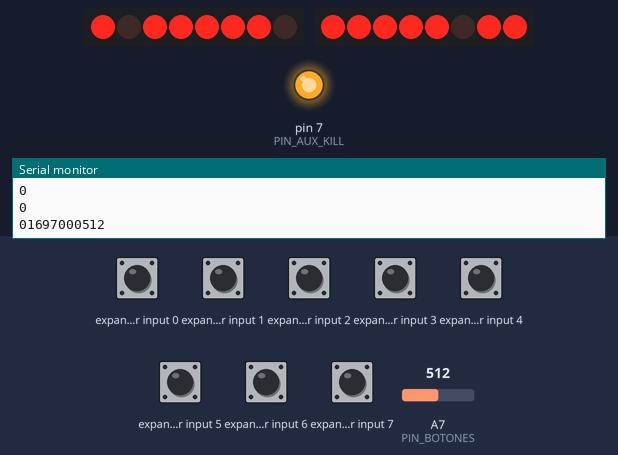
Recording of a sketch running on a simulated Arduino Nano, built with avr-gcc and run on an emulated ATmega328P. On the bench: 2 × 8 port-expander outputs drawn as a row of LEDs (first output left, lit = HIGH), output pins drawn as LEDs (lit = HIGH), the last lines printed to the serial monitor. Wiring (inferred from the names in the program): I2C bus: SDA pin 4; SCL pin 5; PCF8574 port expander at I2C address 0x20; PCF8574 port expander at I2C address 0x3E. Wiring (inferred from the signals the program sends): 2 × row of LEDs: on Q0, Q1, Q2, Q3, Q4, Q5, Q6, Q7 / on Q0, Q1, Q2, Q3, Q4, Q5, Q6, Q7. The test bench sets the inputs (shaded band); at power-on: expander input 0–7 HIGH, A7 (PIN_BOTONES) = 512. Pins used as bus, display or sensor lines are not drawn.

Above: at 2.89 s.
2.9 s: A7 (PIN_BOTONES) set to 716
At 3.11 s:
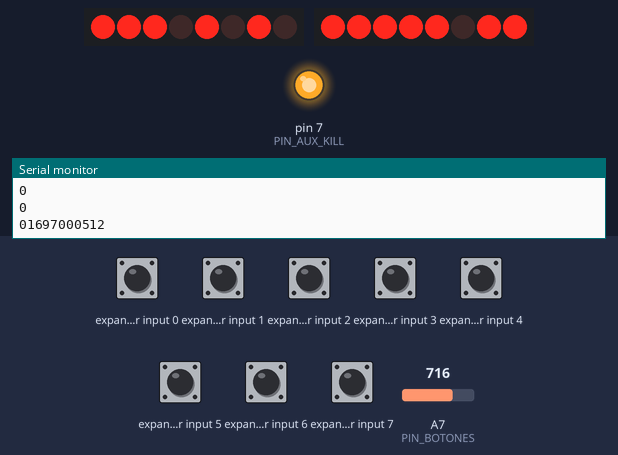
4.6 s: A7 (PIN_BOTONES) set to 708
At 4.6 s:
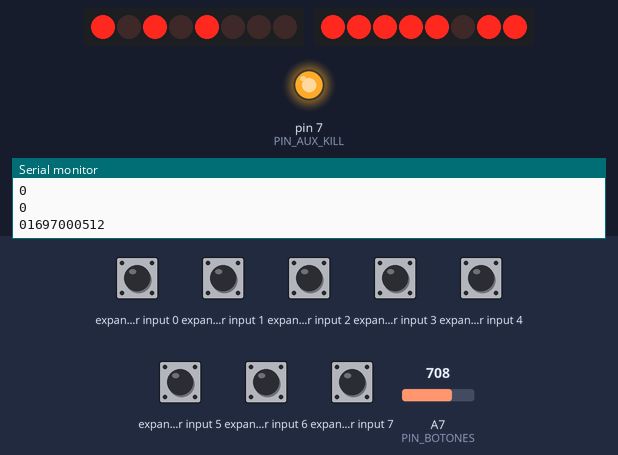
At 6.13 s:
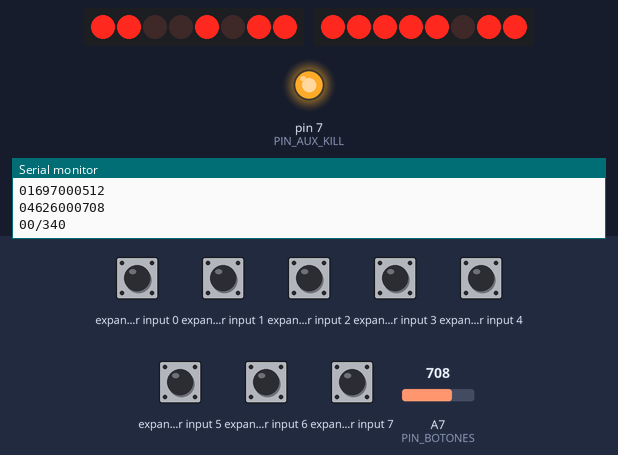
6.4 s: A7 (PIN_BOTONES) set to 724
At 6.63 s:
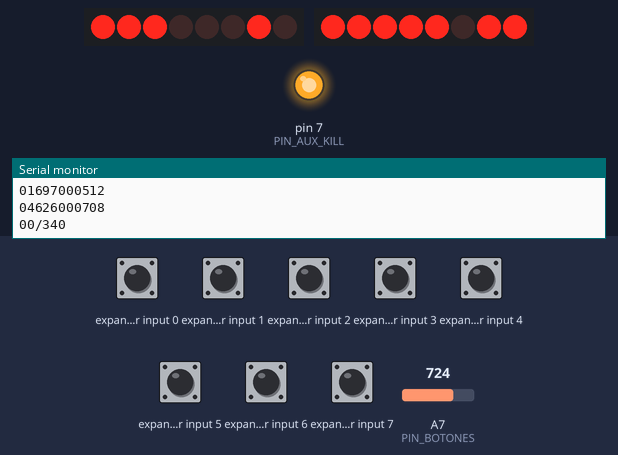
8.2 s: expander input 2 pulled LOW for 0.15 s
8.9 s: expander input 1 pulled LOW for 0.15 s
9.6 s: expander input 4 pulled LOW for 0.15 s
Timing chart, 0 to 12.9 s (numbered marks = the images above; inputs shaded):
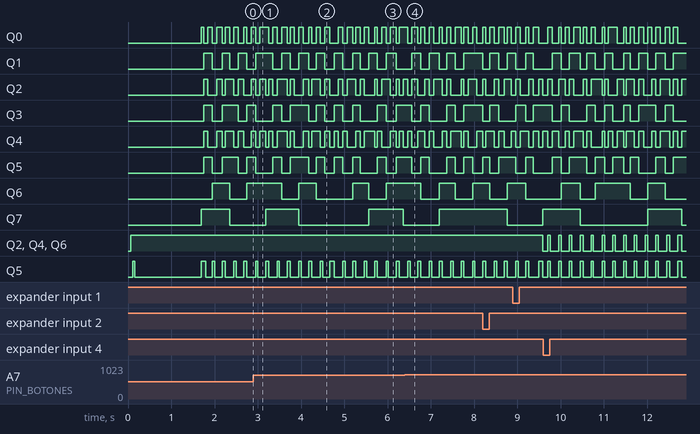

The sketch:

ISLA_AUX_PANEL.ino
```cpp
// (licence header left out)
#include "config_panel.h"
#include "i2c_sw.h"
#include "lcd.h"
#include "botonera.h"
#include "enlace_aux.h"
#include "perfiles_bateria.h"

constexpr uint16_t REFRESCO_MS = 250;

enum Vista : uint8_t { V_INVERSOR, V_BATERIA, V_TEMPERATURA, V_CRITICO, V_SETUP, V_FALLA };
constexpr uint8_t VISTAS_NORMALES = 4;
static Vista vista = V_INVERSOR;
static uint8_t itemSetup = 0;
static bool luzEncendida = true;
constexpr uint8_t ITEMS_SETUP = 4;
enum ItemSetup : uint8_t { I_FRECUENCIA, I_BATERIA, I_LUZ, I_A7 };

// Cambio de tecnología de batería (SETUP 2/4):
//   B4 corto        -> escoger (B2/B3 recorren PLOMO / LFP15 / LFP16)
//   B4 sostenido 3 s-> confirmar: se manda al CRÍTICO por I2C
//   B1              -> cancelar
// El CRÍTICO decide: lo acepta (y lo guarda en su EEPROM) o lo rechaza si el
// voltaje medido no cabe en esa tecnología. Aquí sólo se muestra el resultado.
enum PasoBat : uint8_t { BAT_VIENDO, BAT_ESCOGIENDO, BAT_ESPERANDO, BAT_RESULTADO };
static PasoBat pasoBat = BAT_VIENDO;
static uint8_t candidato = PERFIL_LFP16;
static uint8_t seqPerfil = 0;
static uint32_t tPerfil = 0;
static const char *resultadoBat = "";
constexpr uint16_t MS_ESPERA_RESPUESTA = 2000;   // sin eco en 2 s: SIN RESPUESTA
constexpr uint16_t MS_ASENTAR = 500;             // tras el eco, 0.5 s para que la foto traiga el perfil nuevo

static char fila[17];

#if SIMULIDE
// Misma conversión que bateria.cpp del CRÍTICO (divisor 68k + 68k + 10k):
// 1023 cuentas = 73.0 V = 730 décimas. Promedio de 8 lecturas.
static uint16_t bateriaSimulide() {
  uint16_t suma = 0;
  for (uint8_t i = 0; i < 8; i++) suma += analogRead(PIN_BAT_SIMULIDE);
  const uint16_t c = (suma + 4) / 8;
  return (uint16_t)(((uint32_t)c * 730 + 511) / 1023);
}
#endif

static void dibujar() {
  // Datos de muestra que cambian poco a poco (sin float).
  const uint16_t s = (millis() / 1000) % 20;
  const uint16_t vInv = 1265 + (s % 5);           // décimas de V
  const uint16_t iAc  = 50 + s;                   // décimas de A
  const uint16_t pot  = (uint32_t)vInv * iAc / 100;
  FotoCritico foto;
  const bool hayFoto = enlace_aux_foto(&foto);
  char frec[4] = "--";
  if (hayFoto) snprintf(frec, sizeof frec, "%u", foto.frecuenciaHz);
  // Batería: del CRÍTICO por el enlace (o de A3 del AUX en SimulIDE).
  char bat[8] = "--.-";
#if SIMULIDE
  const uint16_t vBat = bateriaSimulide();
  snprintf(bat, sizeof bat, "%u.%u", vBat / 10, vBat % 10);
#else
  if (hayFoto) snprintf(bat, sizeof bat, "%u.%u", foto.bateriaDv / 10, foto.bateriaDv % 10);
#endif
  switch (vista) {
    case V_INVERSOR:
      snprintf(fila, sizeof fila, "INV %3uV  %s.0Hz", vInv / 10, frec); lcd_fila(0, fila);
      snprintf(fila, sizeof fila, "%u.%uA  %uW  CASA", iAc / 10, iAc % 10, pot);         lcd_fila(1, fila);
      break;
    case V_BATERIA:
      // Tecnología activa (del CRÍTICO); el SOC vendrá del BMS (pendiente).
      snprintf(fila, sizeof fila, "BAT %sV %s", bat, hayFoto ? perfil_nombre(foto.perfilBateria) : "-----");
      lcd_fila(0, fila);
      // Renglón 2: estado de la batería que decide el CRÍTICO (config_bateria.h).
      // En SimulIDE no llega (sin enlace): se deja el dato de muestra.
      if (!hayFoto || foto.estadoBateria == 0) lcd_fila(1, "CARGA  +8.0A");   // muestra
      else if (foto.estadoBateria == 1)       lcd_fila(1, "AVISO BAT BAJA");
      else if (foto.estadoBateria == 2)       lcd_fila(1, "CORTE BAT BAJA");
      else if (foto.estadoBateria == 3)       lcd_fila(1, "CORTE BAT ALTA");
      else                                    lcd_fila(1, "FALLA DIVISOR");
      break;
    case V_TEMPERATURA:
      snprintf(fila, sizeof fila, "T %uC  15V OK", 42 + s % 2); lcd_fila(0, fila);
      lcd_fila(1, "RED 125V  TN");
      break;
    case V_CRITICO:
      if (!hayFoto) {
        lcd_fila(0, "CRITICO 0x20");
        const EstadoEnlace e = enlace_aux_estado();
        lcd_fila(1, e == ENLACE_NUNCA ? "esperando..." : e == ENLACE_CONGELADO ? "CONGELADO" : "SIN ENLACE");
      } else {
        snprintf(fila, sizeof fila, "SPWM %s %sHz", foto.detenidoPorP9 ? "STOP P9" : foto.spwmActiva ? "ON" : "OFF", frec);
        lcd_fila(0, fila);
        snprintf(fila, sizeof fila, "DT %s P9 %4u", foto.dtCuentas == 8 ? "500n" : "1us ", foto.adcP9);
        lcd_fila(1, fila);
      }
      break;
    case V_SETUP:
      snprintf(fila, sizeof fila, "SETUP %u/%u", itemSetup + 1, ITEMS_SETUP); lcd_fila(0, fila);
      if (itemSetup == I_FRECUENCIA) {
        snprintf(fila, sizeof fila, "Frec %sHz script", frec);
      } else if (itemSetup == I_BATERIA) {
        if (pasoBat == BAT_ESCOGIENDO) {
          // Renglón 1: candidato y cómo confirmar; renglón 2: sus voltajes clave.
          const LimitesBateria &l = LIMITES_BATERIA[candidato];
          snprintf(fila, sizeof fila, "> %s  OK=3s", perfil_nombre(candidato)); lcd_fila(0, fila);
          snprintf(fila, sizeof fila, "C%u.%u A%u.%u", l.corte / 10, l.corte % 10, l.alto / 10, l.alto % 10);
        } else if (pasoBat == BAT_ESPERANDO) {
          snprintf(fila, sizeof fila, "Bat: %s", perfil_nombre(candidato)); lcd_fila(0, fila);
          snprintf(fila, sizeof fila, "APLICANDO...");
        } else if (pasoBat == BAT_RESULTADO) {
          snprintf(fila, sizeof fila, "Bat: %s", perfil_nombre(candidato)); lcd_fila(0, fila);
          snprintf(fila, sizeof fila, "%s", resultadoBat);
        } else {
          snprintf(fila, sizeof fila, "Bat: %s  OK", hayFoto ? perfil_nombre(foto.perfilBateria) : "-----");
        }
      } else if (itemSetup == I_LUZ) {
        snprintf(fila, sizeof fila, "Luz fondo: %s", luzEncendida ? "SI" : "NO");
      } else {
        snprintf(fila, sizeof fila, "A7 = %4u cuent", botonera_adc());
      }
      lcd_fila(1, fila);
      break;
    case V_FALLA:
      lcd_fila(0, "FALLA BOTONERA");
      snprintf(fila, sizeof fila, "A7=%u corto GND", botonera_adc()); lcd_fila(1, fila);
      break;
  }
}

static void reporteEvento(const __FlashStringHelper *nombre) {
  Serial.print(F("[")); Serial.print(millis()); Serial.print(F(" ms] "));
  Serial.print(nombre); Serial.print(F("   A7 = ")); Serial.println(botonera_adc());
}

static void atender(EventoBoton e) {
  switch (e) {
    case EV_ATRAS:  reporteEvento(F("B1 ATRAS"));
      if (vista == V_SETUP && pasoBat == BAT_ESCOGIENDO) { pasoBat = BAT_VIENDO; Serial.println(F("Cambio de bateria CANCELADO")); }
      else if (vista == V_SETUP || vista == V_FALLA) { vista = V_INVERSOR; pasoBat = BAT_VIENDO; }
      break;
    case EV_ARRIBA: reporteEvento(F("B2 ARRIBA"));
      if (vista == V_SETUP && pasoBat == BAT_ESCOGIENDO) candidato = (candidato + PERFILES - 1) % PERFILES;
      else if (vista == V_SETUP) { itemSetup = (itemSetup + ITEMS_SETUP - 1) % ITEMS_SETUP; pasoBat = BAT_VIENDO; }
      else if (vista < VISTAS_NORMALES) vista = (Vista)((vista + VISTAS_NORMALES - 1) % VISTAS_NORMALES);
      break;
    case EV_ABAJO:  reporteEvento(F("B3 ABAJO"));
      if (vista == V_SETUP && pasoBat == BAT_ESCOGIENDO) candidato = (candidato + 1) % PERFILES;
      else if (vista == V_SETUP) { itemSetup = (itemSetup + 1) % ITEMS_SETUP; pasoBat = BAT_VIENDO; }
      else if (vista < VISTAS_NORMALES) vista = (Vista)((vista + 1) % VISTAS_NORMALES);
      break;
    case EV_OK:     reporteEvento(F("B4 OK"));
      if (vista == V_SETUP && itemSetup == I_LUZ) { luzEncendida = !luzEncendida; lcd_luz(luzEncendida); }
      else if (vista == V_SETUP && itemSetup == I_BATERIA && pasoBat != BAT_ESCOGIENDO && pasoBat != BAT_ESPERANDO) {
        FotoCritico f;
        if (enlace_aux_foto(&f)) candidato = f.perfilBateria;   // empieza en la activa
        pasoBat = BAT_ESCOGIENDO;
      }
      break;
    case EV_SETUP:
      if (vista == V_SETUP && itemSetup == I_BATERIA && pasoBat == BAT_ESCOGIENDO) {
        reporteEvento(F("B4 sostenido 3 s -> CONFIRMA bateria"));
        seqPerfil = enlace_aux_pedir_perfil(candidato);
        tPerfil = millis();
        pasoBat = BAT_ESPERANDO;
        Serial.print(F("Pidiendo al CRITICO bateria ")); Serial.println(perfil_nombre(candidato));
        break;
      }
      reporteEvento(F("B4 sostenido 3 s -> SETUP"));
      vista = V_SETUP; itemSetup = 0; pasoBat = BAT_VIENDO;
      break;
    case EV_FALLA:  reporteEvento(F("FALLA: A7 en corto a GND"));
      vista = V_FALLA;
      break;
    default: return;
  }
  dibujar();                          // respuesta inmediata al botón
}

void setup() {
  pinMode(PIN_AUX_KILL, OUTPUT); digitalWrite(PIN_AUX_KILL, HIGH);   // no matar al CRÍTICO
  pinMode(PIN_CS_CAN, OUTPUT);   digitalWrite(PIN_CS_CAN, HIGH);     // CAN deseleccionado
  Serial.begin(115200);
  Serial.println(F("=== Isla del Sol - AUX - prueba de panel 16x2 + botonera ==="));
  Serial.print(F("LCD_TIPO = ")); Serial.print(LCD_TIPO); Serial.print(F(" -> "));
  Serial.print(lcd_nombre()); Serial.print(F(" en 0x")); Serial.println(lcd_direccion(), HEX);
  Serial.println(F("Bus: SDA_LCD = D4, SCL_LCD = D5 (I2C por software)"));
  Serial.println(F("Enlace: A4/A5 (Wire, maestro) -> CRITICO 0x20, 100 kHz"));
  enlace_aux_iniciar();

  const bool ok = lcd_iniciar();
  Serial.println(ok ? F("Pantalla contesta (ACK). OK.")
                    : F("SIN ACK: revisa LCD_TIPO, direccion (0x27/0x3F/0x3E), D4/D5 y pull-ups."));
  lcd_fila(0, "ISLA DEL SOL");
  snprintf(fila, sizeof fila, "AUX panel  T=%u", LCD_TIPO); lcd_fila(1, fila);
  delay(1500);
  dibujar();
}

// Espera la respuesta del CRÍTICO al cambio de tecnología.
static void vigilarCambioBateria() {
  if (pasoBat != BAT_ESPERANDO) return;
  FotoCritico f;
  const bool hay = enlace_aux_foto(&f);
  if (hay && f.eco == seqPerfil && millis() - tPerfil >= MS_ASENTAR) {
    if (f.perfilBateria == candidato && !f.perfilRechazado) resultadoBat = "ACEPTADO";
    else                                                    resultadoBat = "RECHAZADO V/BAT";
  } else if (millis() - tPerfil >= MS_ESPERA_RESPUESTA) {
    resultadoBat = "SIN RESPUESTA";
  } else return;
  pasoBat = BAT_RESULTADO;
  Serial.print(F("Cambio de bateria: ")); Serial.println(resultadoBat);
  dibujar();
}

void loop() {
  atender(botonera_evento());
  vigilarCambioBateria();
  if (enlace_aux_atender()) {
    Serial.print(F(">>> [")); Serial.print(millis()); Serial.print(F(" ms] "));
    Serial.println(enlace_aux_texto(enlace_aux_estado()));
  }
  // Resumen del enlace cada 5 s.
  static uint32_t tResumen = 0;
  if (millis() - tResumen >= 5000) {
    tResumen = millis();
    FotoCritico p;
    Serial.print(F("Enlace: tramas ")); Serial.print(enlace_aux_tramas_ok());
    Serial.print('/'); Serial.print(enlace_aux_tramas_total());
    if (enlace_aux_foto(&p)) {
      Serial.print(F(" | SPWM ")); Serial.print(p.spwmActiva ? F("activa") : F("detenida"));
      if (p.detenidoPorP9) Serial.print(F(" POR P9"));
      Serial.print(F(" | ")); Serial.print(p.frecuenciaHz); Serial.print(F(" Hz | DT "));
      Serial.print(p.dtCuentas == 8 ? F("500 ns") : F("1 us"));
      Serial.print(F(" | P9 ")); Serial.print(p.adcP9);
      Serial.print(F(" | ciclos ")); Serial.print(p.ciclos);
      Serial.print(F(" | BAT ")); Serial.print(p.bateriaDv / 10); Serial.print('.');
      Serial.print(p.bateriaDv % 10); Serial.print(F(" V | seq ")); Serial.println(p.seq);
    } else Serial.println(F(" | sin foto valida"));
#if SIMULIDE
    const uint16_t v = bateriaSimulide();
    Serial.print(F("SIMULIDE: BAT en A3 del AUX = ")); Serial.print(v / 10); Serial.print('.');
    Serial.print(v % 10); Serial.println(F(" V (copia del divisor, no viene del CRITICO)"));
#endif
  }
  static uint32_t t = 0;
  if (millis() - t >= REFRESCO_MS) { t = millis(); dibujar(); }
  // Si la pantalla se desconecta y vuelve, se reinicia sola (cada 2 s pregunta).
  static uint32_t tRevisa = 0;
  static bool presente = true;
  if (millis() - tRevisa >= 2000) {
    tRevisa = millis();
    const bool ahora = i2c_sw_hay_equipo(lcd_direccion());
    if (ahora && !presente) { Serial.println(F("Pantalla de vuelta: reiniciando")); lcd_iniciar(); lcd_luz(luzEncendida); }
    if (!ahora && presente) { Serial.println(F("Pantalla perdida (sin ACK)")); i2c_sw_recuperar(); }
    presente = ahora;
  }
}
```

botonera.cpp
```cpp
/*
 *  botonera.cpp  -  Isla del Sol, AUX: botonera en A7 (ver botonera.h)
 *  Licencia: MIT. Escrito desde cero.
 */
#include <Arduino.h>
#include "config_panel.h"
#include "botonera.h"

static uint16_t adc = 1023;

Boton botonera_clasificar(uint16_t a) {
  if (a < BOT_UMBRAL_FALLA) return BOT_FALLA;
  if (a < BOT_UMBRAL_B1)    return BOT_ATRAS;
  if (a < BOT_UMBRAL_B2)    return BOT_ARRIBA;
  if (a < BOT_UMBRAL_B3)    return BOT_ABAJO;
  if (a < BOT_UMBRAL_B4)    return BOT_OK;
  return BOT_NINGUNO;
}

EventoBoton botonera_evento() {
  static uint32_t tLectura = 0, tOk = 0;
  static Boton candidato = BOT_NINGUNO, estable = BOT_NINGUNO;
  static uint8_t iguales = 0;
  static bool setupDado = false;

  if (millis() - tLectura < BOT_PERIODO_MS) {
    // Entre lecturas sólo se vigila el sostenido de OK.
    if (estable == BOT_OK && !setupDado && millis() - tOk >= BOT_SETUP_MS) { setupDado = true; return EV_SETUP; }
    return EV_NADA;
  }
  tLectura = millis();
  adc = analogRead(PIN_BOTONES);
  const Boton b = botonera_clasificar(adc);
  if (b != candidato) { candidato = b; iguales = 1; return EV_NADA; }
  if (iguales < BOT_LECTURAS_IGUALES) iguales++;
  if (iguales < BOT_LECTURAS_IGUALES || b == estable) return EV_NADA;

  // Cambio confirmado de estable -> b
  const Boton antes = estable;
  estable = b;
  if (antes == BOT_OK && !setupDado) return EV_OK;   // OK corto: al soltar
  switch (b) {
    case BOT_ATRAS:  return EV_ATRAS;
    case BOT_ARRIBA: return EV_ARRIBA;
    case BOT_ABAJO:  return EV_ABAJO;
    case BOT_OK:     tOk = millis(); setupDado = false; return EV_NADA;
    case BOT_FALLA:  return EV_FALLA;
    default:         return EV_NADA;
  }
}

uint16_t botonera_adc() { return adc; }
```

botonera.h
```cpp
// (licence header left out)
#pragma once
#include <stdint.h>

constexpr uint16_t BOT_UMBRAL_FALLA = 102;
constexpr uint16_t BOT_UMBRAL_B1    = 307;
constexpr uint16_t BOT_UMBRAL_B2    = 512;
constexpr uint16_t BOT_UMBRAL_B3    = 716;
constexpr uint16_t BOT_UMBRAL_B4    = 921;
constexpr uint8_t  BOT_LECTURAS_IGUALES = 3;
constexpr uint8_t  BOT_PERIODO_MS       = 10;
constexpr uint16_t BOT_SETUP_MS         = 3000;

enum Boton : uint8_t { BOT_NINGUNO, BOT_ATRAS, BOT_ARRIBA, BOT_ABAJO, BOT_OK, BOT_FALLA };

// Eventos que entrega botonera_evento() (uno por llamada).
enum EventoBoton : uint8_t {
  EV_NADA, EV_ATRAS, EV_ARRIBA, EV_ABAJO,
  EV_OK,      // B4 soltado antes de 3 s
  EV_SETUP,   // B4 sostenido 3 s (se da una sola vez, sin esperar a soltar)
  EV_FALLA    // A7 < 102: corto a GND en el cable del panel
};

Boton botonera_clasificar(uint16_t adc);   // función pura
EventoBoton botonera_evento();            // llamar seguido desde loop()
uint16_t botonera_adc();                  // última lectura cruda de A7
```

enlace_aux.h
```cpp
// (licence header left out)
#pragma once
#include <stdint.h>

enum EstadoEnlace : uint8_t { ENLACE_NUNCA, ENLACE_OK, ENLACE_PERDIDO, ENLACE_CONGELADO };

// Lo que el panel necesita de la foto del CRÍTICO (ya decodificado).
struct FotoCritico {
  bool     spwmActiva;
  bool     detenidoPorP9;
  uint8_t  frecuenciaHz;   // 50 o 60
  uint8_t  estadoP9;       // EstadoP9 del CRÍTICO (0..5)
  uint8_t  dtCuentas;      // 8 = 500 ns, 16 = 1 µs
  uint16_t ciclos;
  uint16_t adcP9;
  uint16_t amplitudMax;
  uint16_t bateriaDv;      // batería en décimas de V (protocolo v2)
  uint8_t  estadoBateria;  // 0 normal, 1 aviso, 2 corte bajo, 3 corte alto, 4 fuera de rango
  uint8_t  seq;
  uint8_t  eco;            // secuencia del último comando que el CRÍTICO aceptó
  uint8_t  perfilBateria;  // PerfilBateria activo en el CRÍTICO
  bool     perfilRechazado;// el último cambio de tecnología fue rechazado
};

void enlace_aux_iniciar();
// Llamar en cada vuelta de loop(). Devuelve true una vez cada que cambia el estado.
bool enlace_aux_atender();
EstadoEnlace enlace_aux_estado();
// true y copia la foto si hay una válida de menos de 300 ms.
bool enlace_aux_foto(FotoCritico *f);
// Manda (en el siguiente turno, en lugar del PING) el comando para cambiar la
// tecnología de batería. Devuelve la secuencia con la que sale, para
// reconocer la respuesta en FotoCritico::eco.
uint8_t enlace_aux_pedir_perfil(uint8_t perfil);
const __FlashStringHelper *enlace_aux_texto(EstadoEnlace e);
uint32_t enlace_aux_tramas_ok();
uint32_t enlace_aux_tramas_total();
```

enlace_protocolo.h
```cpp
// (licence header left out)
#pragma once
#include <stdint.h>

constexpr uint8_t ENLACE_DIRECCION_CRITICO = 0x20;
constexpr uint8_t ENLACE_VERSION           = 2;
constexpr uint8_t ENLACE_LARGO_COMANDO     = 4;
constexpr uint8_t ENLACE_LARGO_ESTADO      = 16;
constexpr uint8_t ENLACE_CMD_PING          = 0x01;
constexpr uint8_t ENLACE_CMD_PERFIL        = 0x02;

inline uint8_t enlace_crc8(const uint8_t *d, uint8_t n) {
  uint8_t crc = 0;
  while (n--) {
    crc ^= *d++;
    for (uint8_t i = 0; i < 8; i++) crc = (crc & 0x80) ? (uint8_t)((crc << 1) ^ 0x07) : (uint8_t)(crc << 1);
  }
  return crc;
}
```

i2c_sw.h
```cpp
// (licence header left out)
#pragma once
#include <stdint.h>

void i2c_sw_iniciar();
// Escribe n bytes a la dirección (7 bits). true si TODOS los bytes tuvieron ACK.
bool i2c_sw_escribir(uint8_t dir, const uint8_t *datos, uint8_t n);
// true si alguien contesta ACK en esa dirección.
bool i2c_sw_hay_equipo(uint8_t dir);
// Libera un bus trabado: 9 pulsos de SCL + STOP.
void i2c_sw_recuperar();
```

watchdog_avr.h
```cpp
// (licence header left out)
#pragma once

#include <stdint.h>

/*  Prende el watchdog. Se llama al final de setup(), cuando ya está todo
 *  inicializado, y de ahí en adelante hay que patearlo antes de cada segundo.
 */
void wdt_arrancar(void);

/*  Patear al perro. Va al principio de loop(), una sola vez: ponerlo en
 *  varios lugares esconde justamente el cuelgue que se quiere detectar.
 */
void wdt_patear(void);

/*  Por qué arrancó el micro la última vez. Es el MCUSR de antes de limpiarlo,
 *  guardado en .init3.
 */
uint8_t  wdt_mcusr_arranque(void);
bool     wdt_fue_watchdog(void);        // ⚠️ se reinició solo: hay que decirlo
bool     wdt_fue_brownout(void);        // cayó la alimentación
const char *wdt_texto_arranque(void);   // para imprimir tal cual
```

Source omitted: enlace_aux.cpp (4312 bytes), i2c_sw.cpp (2276 bytes), perfiles_bateria.h (4333 bytes), watchdog_avr.cpp (2547 bytes), config_panel.h (2854 bytes), lcd.cpp (3641 bytes), lcd.h (1643 bytes)

Measured:
- the behaviour switches between 716 and 715 on A7 (PIN_BOTONES) (found by bisection; images 1 and 2)
